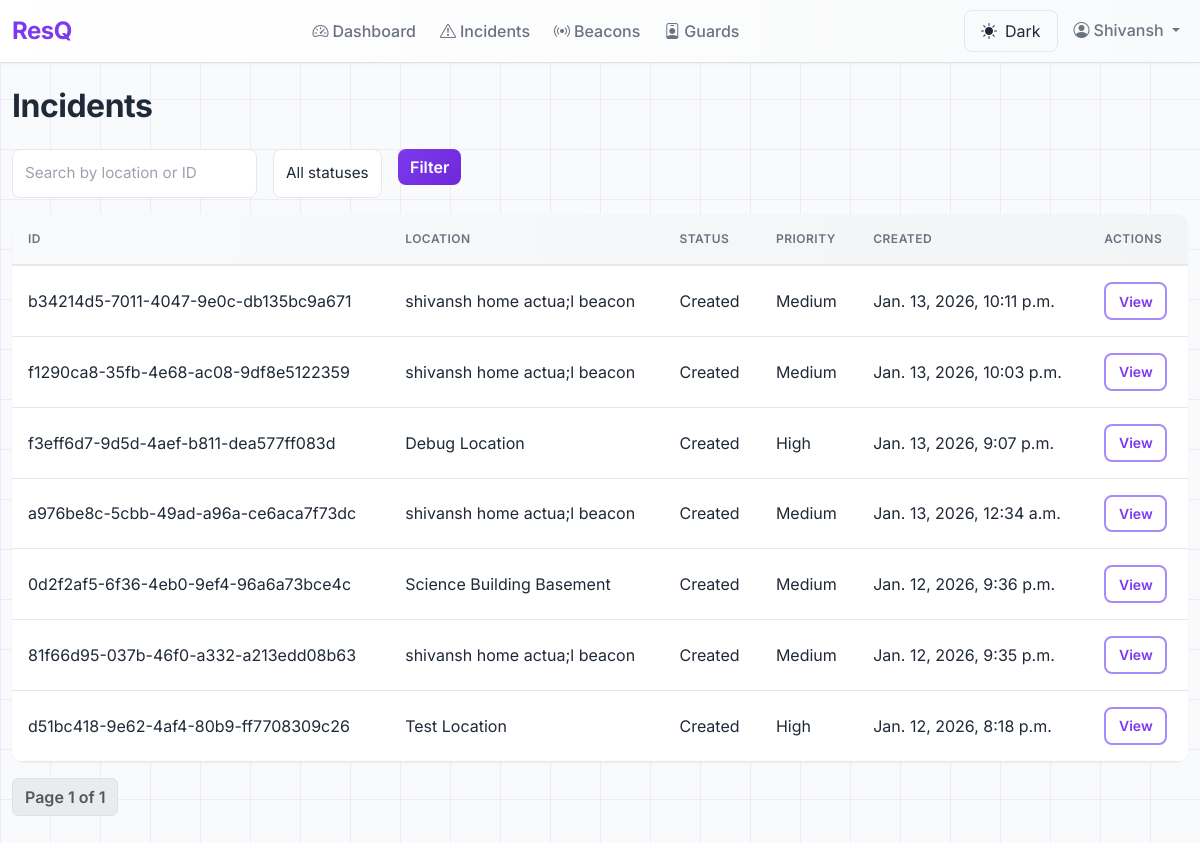
/admin-panel/incidents/ (signed in), run on an earlier commit of the app's database.
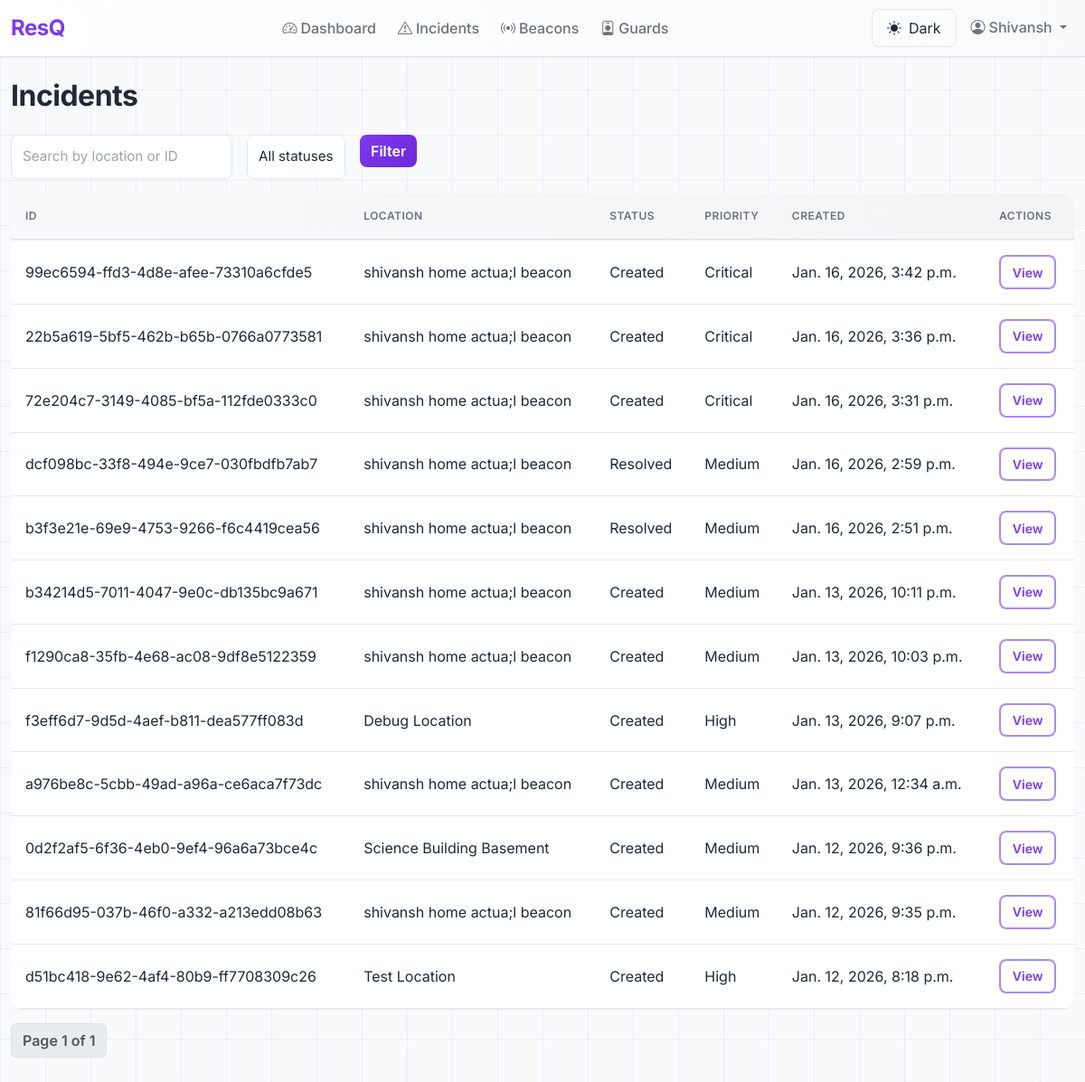
And on a later commit of the database.
### accounts/models.py (models this page shows, shortened)
class User(AbstractBaseUser, PermissionsMixin):
    class Role(models.TextChoices):
        STUDENT = "STUDENT", "Student"
        GUARD = "GUARD", "Guard"
        ADMIN = "ADMIN", "Administrator"
    email = models.EmailField(unique=True, max_length=255)
    full_name = models.CharField(max_length=255)
    phone_number = models.CharField(max_length=10, blank=True, null=True, help_text="10-digit Indian phone number")
    role = models.CharField(max_length=20, choices=Role.choices, default=Role.STUDENT)
    is_active = models.BooleanField(default=True)
    is_staff = models.BooleanField(default=False)
    created_at = models.DateTimeField(auto_now_add=True)
    updated_at = models.DateTimeField(auto_now=True)
    objects = CustomUserManager()
    USERNAME_FIELD = "email"
    REQUIRED_FIELDS = ["full_name", "role"]
    class Meta:
        db_table = "auth_user"
        ordering = ["-created_at"]
        indexes = [
            models.Index(fields=["email"]),
            models.Index(fields=["role"]),
        ]

### incidents/models.py (models this page shows, shortened)
class Incident(models.Model):
    class Status(models.TextChoices):
        CREATED = "CREATED", "Created"
        ASSIGNED = "ASSIGNED", "Assigned to Guard"
        IN_PROGRESS = "IN_PROGRESS", "In Progress"
        RESOLVED = "RESOLVED", "Resolved"
    class Priority(models.IntegerChoices):
        LOW = 1, "Low"
        MEDIUM = 2, "Medium"
        HIGH = 3, "High"
        CRITICAL = 4, "Critical"
    class ResolutionType(models.TextChoices):
        RESOLVED_BY_GUARD = "RESOLVED_BY_GUARD", "Resolved by Guard"
        ESCALATED_TO_ADMIN = "ESCALATED_TO_ADMIN", "Escalated to Admin"
    class BuzzerStatus(models.TextChoices):
        INACTIVE = "INACTIVE", "Inactive (No Incident)"
        PENDING = "PENDING", "Pending (Incident Created, No Guard Yet)"
        ACTIVE = "ACTIVE", "Active (Incident Assigned to Guard)"
        ACKNOWLEDGED = "ACKNOWLEDGED", "Acknowledged (Guard En Route)"
        RESOLVED = "RESOLVED", "Resolved (Incident Complete)"
    id = models.UUIDField(primary_key=True, default=uuid.uuid4, editable=False)
    beacon = models.ForeignKey(
        Beacon,
        on_delete=models.PROTECT,
        related_name="incidents",
        help_text="Location of emergency (mandatory)"
    )
    status = models.CharField(
        max_length=20,
        choices=Status.choices,
        default=Status.CREATED,
        db_index=True
    )
    priority = models.IntegerField(
        choices=Priority.choices,
        default=Priority.MEDIUM,
        db_index=True
    )
    description = models.TextField(blank=True, help_text="Optional incident description")
    report_type = models.CharField(
        max_length=100,
        blank=True,
        help_text="Type of report (e.g., Safety Concern, Suspicious Activity, Infrastructure Issue)"
    )
    location = models.CharField(
        max_length=255,
        blank=True,
        help_text="Location description if different from beacon"
    )
    first_signal_time = models.DateTimeField(null=True, blank=True, db_index=True)
    last_signal_time = models.DateTimeField(null=True, blank=True)
    created_at = models.DateTimeField(auto_now_add=True, db_index=True)
    updated_at = models.DateTimeField(auto_now=True)
    resolved_by = models.ForeignKey(
        settings.AUTH_USER_MODEL,
        null=True,
        blank=True,
        on_delete=models.SET_NULL,
        related_name="resolved_incidents",
        help_text="Guard/Admin who resolved this incident"
    )
    resolved_at = models.DateTimeField(null=True, blank=True)
    resolution_notes = models.TextField(blank=True, help_text="Notes about how incident was resolved")
    resolution_type = models.CharField(
        max_length=30,
        choices=ResolutionType.choices,
        blank=True,
        help_text="How the incident was resolved"
    )
    current_assigned_guard = models.ForeignKey(
        settings.AUTH_USER_MODEL,
        null=True,
        blank=True,
        on_delete=models.SET_NULL,
        related_name="currently_assigned_incidents",
        help_text="Currently assigned guard"
    )
    assigned_at = models.DateTimeField(null=True, blank=True)
    buzzer_status = models.CharField(
        max_length=20,
        choices=BuzzerStatus.choices,
        default=BuzzerStatus.INACTIVE,
        db_index=True,
        help_text="Current buzzer status for ESP32 devices at this beacon"
    )
    buzzer_last_updated = models.DateTimeField(
        auto_now=True,
        help_text="Last time buzzer status was changed"
    )
    total_alerts_sent = models.PositiveIntegerField(default=0, help_text="Total alerts sent to guards")
    total_alerts_declined = models.PositiveIntegerField(default=0, help_text="Total alerts declined by guards")
    class Meta:
        ordering = ["-created_at"]
        indexes = [
            models.Index(fields=["-created_at"]),
            models.Index(fields=["status", "-created_at"]),
            models.Index(fields=["beacon", "-created_at"]),
            models.Index(fields=["beacon", "status", "-created_at"]),
        ]
        verbose_name = "Incident"
        verbose_name_plural = "Incidents"

class Beacon(models.Model):
    id = models.UUIDField(primary_key=True, default=uuid.uuid4, editable=False)
    beacon_id = models.CharField(max_length=100, unique=True, db_index=True, null=True, blank=True, help_text="Hardware beacon ID (UUID:major:minor)")
    uuid = models.CharField(max_length=36, db_index=True, help_text="iBeacon UUID")
    major = models.IntegerField(help_text="iBeacon major value")
    minor = models.IntegerField(help_text="iBeacon minor value")
    location_name = models.CharField(max_length=255, help_text="e.g., Library Entrance, Hallway 3A")
    building = models.CharField(max_length=255, help_text="e.g., Building A, Science Center")
    floor = models.IntegerField(help_text="Floor number")
    latitude = models.FloatField(null=True, blank=True, help_text="Fixed beacon latitude")
    longitude = models.FloatField(null=True, blank=True, help_text="Fixed beacon longitude")
    nearby_beacons = models.ManyToManyField(
        'self',
        through='BeaconProximity',
        symmetrical=False,
        related_name='nearby_from',
        help_text="Nearby beacons in priority order for guard search expansion"
    )
    is_active = models.BooleanField(default=True, db_index=True, help_text="Is beacon operational")
    created_at = models.DateTimeField(auto_now_add=True)
    updated_at = models.DateTimeField(auto_now=True)
    class Meta:
        ordering = ["building", "floor", "location_name"]
        indexes = [
            models.Index(fields=["beacon_id"]),
            models.Index(fields=["uuid", "major", "minor"]),
            models.Index(fields=["building", "floor"]),
            models.Index(fields=["is_active"]),
        ]
        constraints = [
            models.UniqueConstraint(fields=["major", "minor"], name="unique_beacon_major_minor")
        ]

### adminEnd/views.py (the view)
# urls.py: path('incidents/', views.incident_list, name='incident_list'),
@admin_required
def incident_list(request):
    qs = Incident.objects.select_related('beacon').order_by('-created_at')
    q = request.GET.get('q', '').strip()
    status_filter = request.GET.get('status')
    priority_filter = request.GET.get('priority')
    if q:
        qs = qs.filter(beacon__location_name__icontains=q) | qs.filter(id__icontains=q)
    if status_filter:
        qs = qs.filter(status=status_filter)
    if priority_filter:
        qs = qs.filter(priority=priority_filter)
    paginator = Paginator(qs, 20)
    page_number = request.GET.get('page')
    page_obj = paginator.get_page(page_number)
    return render(request, 'adminEnd/incidents_list.html', {'page_obj': page_obj, 'q': q, 'status_filter': status_filter, 'priority_filter': priority_filter})

### adminEnd/context_processors.py (called while the page is built)
def adminend_view_only(request):
    return {'adminend_view_only': getattr(settings, 'ADMINEND_VIEW_ONLY', True)}

### adminEnd/views.py (called while the page is built)
def admin_required(view_func):
    return user_passes_test(lambda u: u.is_authenticated and getattr(u, 'role', None) == 'ADMIN', login_url='home')(view_func)

### adminEnd/templates/adminEnd/incidents_list.html (shortened to what this page needs)
{% extends 'adminEnd/base.html' %}
{% block content %}
<h1>Incidents</h1>
<form method="get" class="row g-3 mb-3">
  <div class="col-auto"><input name="q" value="{{ q }}" placeholder="Search by location or ID" class="form-control" /></div>
  <div class="col-auto">
    <select name="status" class="form-select">
      <option value="">All statuses</option>
    </select>
  </div>
  <div class="col-auto"><button class="btn btn-primary">Filter</button></div>
</form>
<table class="table table-hover">
  <thead>
    <tr>
      <th>ID</th>
      <th>Location</th>
      <th>Status</th>
      <th>Priority</th>
      <th>Created</th>
      <th>Actions</th>
    </tr>
  </thead>
  <tbody>
    {% for incident in page_obj.object_list %}
    <tr>
      <td>{{ incident.id }}</td>
      <td>{{ incident.beacon.location_name }}</td>
      <td>{{ incident.get_status_display }}</td>
      <td>{{ incident.get_priority_display }}</td>
      <td>{{ incident.created_at }}</td>
      <td><a class="btn btn-sm btn-outline-primary" href="{% url 'adminEnd:incident_detail' incident.id %}">View</a></td>
    </tr>
    {% endfor %}
  </tbody>
</table>
<nav aria-label="Page navigation">
  <ul class="pagination">
    <li class="page-item disabled"><span class="page-link">Page {{ page_obj.number }} of {{ page_obj.paginator.num_pages }}</span></li>
  </ul>
</nav>
{% endblock %}

### adminEnd/templates/adminEnd/base.html (shortened to what this page needs)
{% load static %}
<!doctype html>
<html lang="en">
  <head>
    <link href="https://cdn.jsdelivr.net/npm/bootstrap@5.3.2/dist/css/bootstrap.min.css" rel="stylesheet">
    <link href="https://cdn.jsdelivr.net/npm/bootstrap-icons@1.11.3/font/bootstrap-icons.css" rel="stylesheet">
    <link href="{% static 'adminEnd/css/custom.css' %}" rel="stylesheet">
  </head>
  <body data-theme="light">
    <nav class="navbar navbar-expand-lg sticky-top border-bottom" style="background: linear-gradient(to right, #ffffff, #f9fafb);">
      <div class="container-lg">
        <a class="navbar-brand fw-700" href="{% url 'adminEnd:dashboard' %}" style="font-size: 1.5rem; letter-spacing: -0.5px;">
          <span style="color: #7c3aed;">ResQ</span>
        </a>
        <div class="collapse navbar-collapse" id="nav">
          {% url 'adminEnd:dashboard' as dashboard_url %}
          {% url 'adminEnd:incident_list' as incidents_url %}
          {% url 'adminEnd:beacon_list' as beacons_url %}
          {% url 'adminEnd:guard_list' as guards_url %}
          <ul class="navbar-nav ms-auto gap-2 mb-2 mb-lg-0">
            <li class="nav-item"><a class="nav-link fw-500 {% if request.resolver_match.url_name == 'dashboard' %}text-primary{% else %}text-muted{% endif %}" href="{{ dashboard_url }}"><i class="bi bi-speedometer2 me-1"></i>Dashboard</a></li>
            <li class="nav-item"><a class="nav-link fw-500 {% if 'incident' in request.resolver_match.url_name %}text-primary{% else %}text-muted{% endif %}" href="{{ incidents_url }}"><i class="bi bi-exclamation-triangle me-1"></i>Incidents</a></li>
            <li class="nav-item"><a class="nav-link fw-500 {% if 'beacon' in request.resolver_match.url_name %}text-primary{% else %}text-muted{% endif %}" href="{{ beacons_url }}"><i class="bi bi-broadcast me-1"></i>Beacons</a></li>
            <li class="nav-item"><a class="nav-link fw-500 {% if 'guard' in request.resolver_match.url_name %}text-primary{% else %}text-muted{% endif %}" href="{{ guards_url }}"><i class="bi bi-person-badge me-1"></i>Guards</a></li>
          </ul>
          <ul class="navbar-nav ms-auto gap-2">
            <li class="nav-item">
              <button id="themeToggle" class="theme-toggle" title="Toggle dark mode">
                <i class="bi bi-sun-fill me-2"></i><span id="themeText">Dark</span>
              </button>
            </li>
            {% if request.user.is_authenticated %}
            <li class="nav-item dropdown">
              <a class="nav-link dropdown-toggle" href="#" id="userDropdown" role="button" data-bs-toggle="dropdown">
                <i class="bi bi-person-circle me-1"></i>{{ request.user.full_name }}
              </a>
            </li>
            {% else %}
            <li class="nav-item"><a class="nav-link" href="/login/"><i class="bi bi-box-arrow-in-right me-1"></i>Login</a></li>
            {% endif %}
          </ul>
        </div>
      </div>
    </nav>
    <div class="container-lg py-4">
      {% block content %}{% endblock %}
    </div>
  </body>
</html>

### adminEnd/static/adminEnd/css/custom.css (style rules this page uses)
:root { --primary: #7c3aed; --primary-light: #a78bfa; --primary-dark: #6d28d9; --secondary: #ec4899; --muted: #6b7280; --border: #e5e7eb; --bg-light: #f9fafb; --shadow-sm: 0 1px 2px rgba(0, 0, 0, 0.05); --shadow-md: 0 4px 6px rgba(0, 0, 0, 0.07); --shadow-lg: 0 10px 15px rgba(124, 58, 237, 0.1); }
html, body { font-family: 'Inter', -apple-system, BlinkMacSystemFont, 'Segoe UI', Roboto, 'Helvetica Neue', Arial; color: #1f2937; }
[data-theme="light"] h1, [data-theme="light"] h2, [data-theme="light"] h3, [data-theme="light"] h4, [data-theme="light"] h5, [data-theme="light"] h6 { color: #1f2937; }
.navbar { background: #ffffff; border-bottom: 1px solid var(--border); box-shadow: var(--shadow-sm); }
.navbar-brand { font-weight: 700; font-size: 1.4rem; color: var(--primary) !important; letter-spacing: -0.5px; }
.navbar .nav-link { font-weight: 500; color: var(--muted) !important; transition: all 0.2s ease; }
.container-lg { max-width: 1200px; background-color: transparent; }
h1, h2, h3, h4, h5, h6 { font-weight: 700; color: #1f2937; letter-spacing: -0.5px; }
h1 { font-size: 2rem; margin-bottom: 1.5rem; }
.table { background: #ffffff !important; border-radius: 12px; overflow: hidden; box-shadow: var(--shadow-sm); color: #1f2937 !important; }
.table thead { background: linear-gradient(to right, #f9fafb, #f3f4f6) !important; border-bottom: 2px solid var(--border) !important; }
.table thead th { font-weight: 600 !important; color: var(--muted) !important; border: none !important; padding: 1rem !important; text-transform: uppercase; font-size: 0.75rem; letter-spacing: 0.5px; background-color: transparent !important; }
.table tbody tr { border-bottom: 1px solid var(--border) !important; transition: background 0.2s ease; color: #1f2937 !important; background-color: transparent !important; }
.table td { padding: 1rem !important; vertical-align: middle; color: #1f2937 !important; border-color: var(--border) !important; }
.btn { border-radius: 8px; font-weight: 600; transition: all 0.2s ease; border: none; }
.btn-primary { background: linear-gradient(135deg, var(--primary), var(--primary-dark)); color: white !important; border: none; }
.btn-outline-primary { color: var(--primary); border: 2px solid var(--primary-light); border-radius: 8px; }
.btn-sm { padding: 0.4rem 0.8rem; font-size: 0.875rem; }
.form-control, .form-select { border: 1px solid var(--border); border-radius: 8px; padding: 0.75rem; font-size: 0.95rem; transition: all 0.2s ease; background: #ffffff; color: #1f2937; }
.form-control::placeholder { color: #9ca3af; opacity: 1; }
.pagination { gap: 0.5rem; }
.page-link { border-radius: 8px; border: 1px solid var(--border); color: var(--primary); font-weight: 600; background-color: #ffffff; }

### adminEnd/templates/adminEnd/base.html (style rules this page uses)
:root { --bg-primary: #f9fafb; --bg-secondary: #ffffff; --text-primary: #1f2937; --text-secondary: #6b7280; --border-color: #e5e7eb; --grid-color: rgba(124, 58, 237, 0.08); }
body { background-color: var(--bg-primary); background-image: linear-gradient(0deg, var(--grid-color) 1px, transparent 1px), linear-gradient(90deg, var(--grid-color) 1px, transparent 1px); background-size: 50px 50px; color: var(--text-primary); background-attachment: fixed; }
.container-lg { background-color: transparent; }
.theme-toggle { border: 1px solid var(--border-color); background-color: transparent; color: var(--text-primary); padding: 0.5rem 1rem; border-radius: 8px; cursor: pointer; transition: all 0.2s ease; }

What changed in the data, as far as the page shows it:
added Incident: id "99ec6594-ffd3-4d8e-afee-73310a6cfde5", beacon.location_name "shivansh home actua;l beacon", status "Created", priority "Critical", created_at "Jan. 16, 2026, 3:42 p.m."
added Incident: id "22b5a619-5bf5-462b-b65b-0766a0773581", beacon.location_name "shivansh home actua;l beacon", status "Created", priority "Critical", created_at "Jan. 16, 2026, 3:36 p.m."
added Incident: id "72e204c7-3149-4085-bf5a-112fde0333c0", beacon.location_name "shivansh home actua;l beacon", status "Created", priority "Critical", created_at "Jan. 16, 2026, 3:31 p.m."
added Incident: id "dcf098bc-33f8-494e-9ce7-030fbdfb7ab7", beacon.location_name "shivansh home actua;l beacon", status "Resolved", priority "Medium", created_at "Jan. 16, 2026, 2:59 p.m."
added Incident: id "b3f3e21e-69e9-4753-9266-f6c4419cea56", beacon.location_name "shivansh home actua;l beacon", status "Resolved", priority "Medium", created_at "Jan. 16, 2026, 2:51 p.m."
